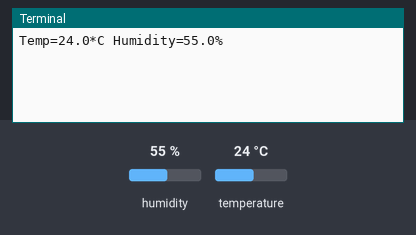
Simulated run of this program. Board: Raspberry Pi (BCM pin numbers). Parts: the last lines printed to the terminal. Inputs (shaded band) come from the test bench; at power-on: humidity 55 %, temperature 24 °C. Web requests get an empty 200 reply after 0.4 s.

Above: at 2.0 s.
2.1 s: humidity set to 22 %
At 8.1 s:
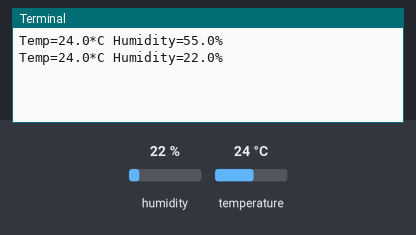
9.4 s: temperature set to 12 °C
At 15.0 s:
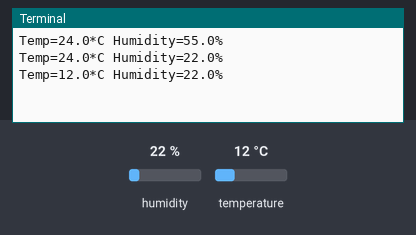
16.7 s: humidity set to 40 %
At 20.8 s:
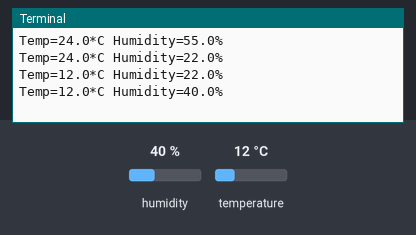
Timing chart, 0 to 22.3 s (numbered marks = the images above; inputs shaded):
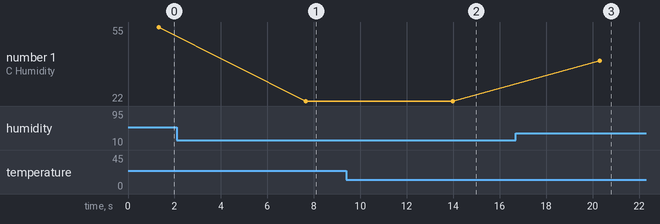

The program:

temp_humidity.py
```python
"""
'temp_humidity.py'
==================================
Example of sending analog sensor
values to an Adafruit IO feed.

Author(s): Brent Rubell

Tutorial Link: Tutorial Link: https://learn.adafruit.com/adafruit-io-basics-temperature-and-humidity

Dependencies:
    - Adafruit IO Python Client
        (https://github.com/adafruit/io-client-python)
    - Adafruit_Python_DHT
        (https://github.com/adafruit/Adafruit_Python_DHT)
"""

# import standard python modules.
import time

# import adafruit dht library.
import Adafruit_DHT

# import Adafruit IO REST client.
from Adafruit_IO import Client, Feed

# Delay in-between sensor readings, in seconds.
DHT_READ_TIMEOUT = 5

# Pin connected to DHT22 data pin
DHT_DATA_PIN = 26

# Set to your Adafruit IO key.
# Remember, your key is a secret,
# so make sure not to publish it when you publish this code!
ADAFRUIT_IO_KEY = 'YOUR_AIO_KEY'

# Set to your Adafruit IO username.
# (go to https://accounts.adafruit.com to find your username).
ADAFRUIT_IO_USERNAME = 'YOUR_AIO_USERNAME'

# Create an instance of the REST client.
aio = Client(ADAFRUIT_IO_USERNAME, ADAFRUIT_IO_KEY)

# Set up Adafruit IO Feeds.
temperature_feed = aio.feeds('temperature')
humidity_feed = aio.feeds('humidity')

# Set up DHT22 Sensor.
dht22_sensor = Adafruit_DHT.DHT22

while True:
    humidity, temperature = Adafruit_DHT.read_retry(dht22_sensor, DHT_DATA_PIN)
    if humidity is not None and temperature is not None:
        print('Temp={0:0.1f}*C Humidity={1:0.1f}%'.format(temperature, humidity))
        # Send humidity and temperature feeds to Adafruit IO
        temperature = '%.2f'%(temperature)
        humidity = '%.2f'%(humidity)
        aio.send(temperature_feed.key, str(temperature))
        aio.send(humidity_feed.key, str(humidity))
    else:
        print('Failed to get DHT22 Reading, trying again in ', DHT_READ_TIMEOUT, 'seconds')
    # Timeout to avoid flooding Adafruit IO
    time.sleep(DHT_READ_TIMEOUT)
```

Measured:
- after the input at 2.1 s, the terminal: prints a new line after 5.6 s (image 1)
- after the input at 9.4 s, the terminal: prints a new line after 4.6 s (image 2)
- after the input at 16.7 s, the terminal: prints a new line after 3.6 s (image 3)
- plotted number 1: 55 → 22 after the input at 2.1 s, 22 → 40 after the input at 16.7 s
